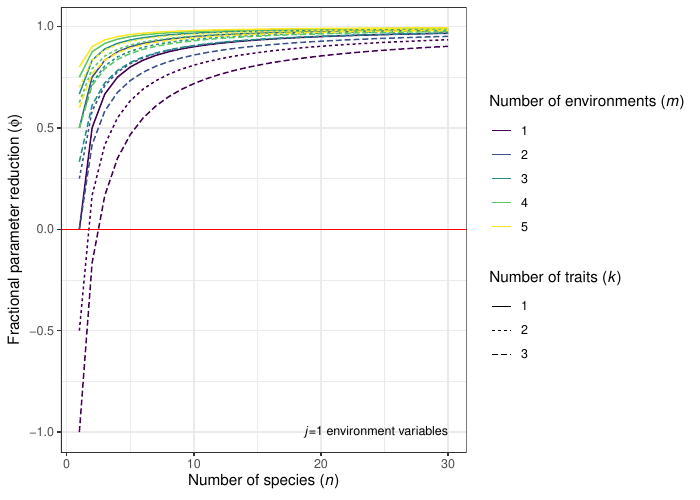

Recreate this plot in R.
library(ggplot2)
library(dplyr)

phi <- function(n, m, j, k)
{
  1 - (j+n*k) / (m * (n^2+n))  
}

grid <- expand.grid(n=1:30,m=1:5,j=1,k=1:3)
grid$phi = sapply(1:nrow(grid), function(i) {
  phi(n=grid$n[i],
      m=grid$m[i],
      j=grid$j[i],
      k=grid$k[i])
  })

g = ggplot(grid %>%
         mutate(m=factor(m,ordered=TRUE), k=factor(k,ordered=TRUE)), 
       aes(x=n,y=phi,color=m,group=paste(m,k),linetype=k)) + 
  geom_line() +
  theme_bw() +
  xlab(expression(paste("Number of species (", italic(n),")"))) +
  ylab(expression(paste("Fractional parameter reduction (", italic(phi),")"))) +
  geom_hline(color='red',yintercept = 0) +
  annotate(geom='text',x=30,y=-1,label=expression(paste(italic(j),"=1 environment variables")),adj=1,size=3) +
  scale_color_viridis_d(name=expression(paste("Number of environments (", italic(m), ")"))) +
  scale_linetype_discrete(name=expression(paste("Number of traits (", italic(k), ")"))) +
  theme(legend.position = 'right')

ggsave(g, file='parameter_reduction.pdf',width=7,height=5)

       